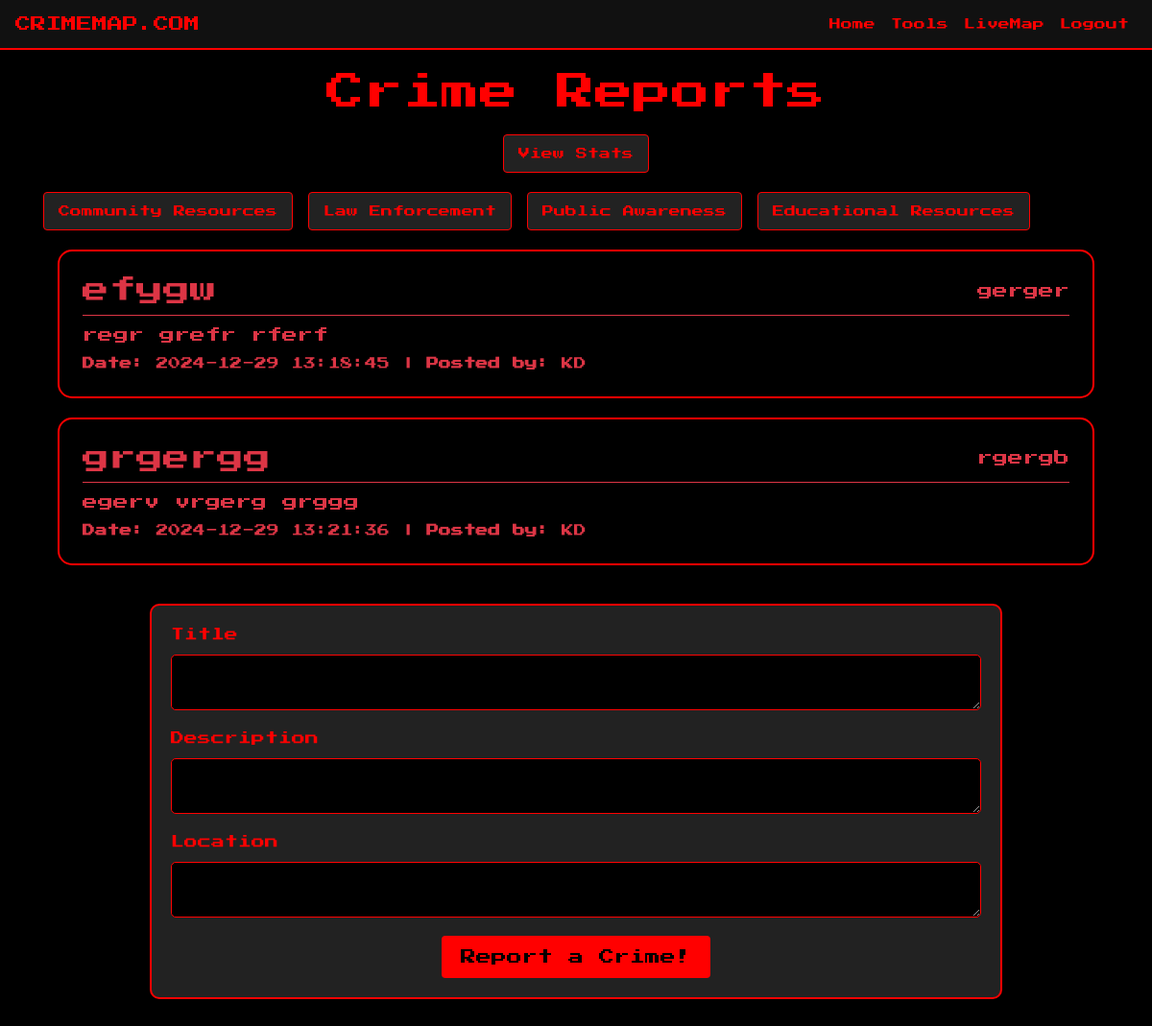
Page / (signed in) on the earlier database version.
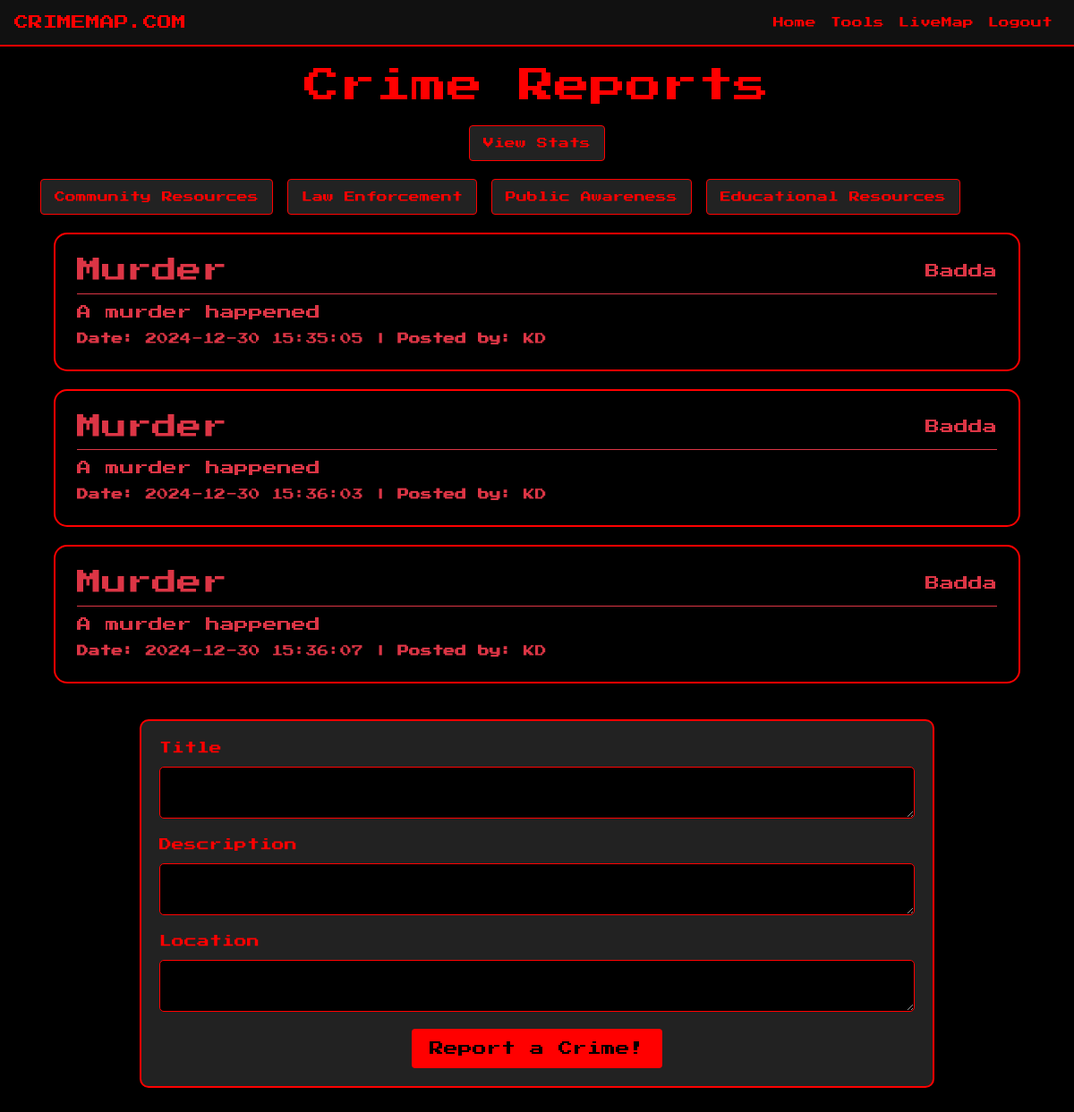
Same page on the later database version.
### website/models.py (models this page shows)
class Crime(db.Model):
    __tablename__ = 'crime'
    __table_args__ = {'extend_existing': True}
    id = db.Column(db.Integer, primary_key=True)
    title = db.Column(db.String(100))
    location = db.Column(db.String(100))
    data = db.Column(db.String(10000))
    date = db.Column(db.DateTime(timezone=True), default=func.now())
    user_id = db.Column(db.Integer, db.ForeignKey('user.id'))

class User(db.Model, UserMixin):
    id = db.Column(db.Integer, primary_key=True)
    email = db.Column(db.String(150), unique=True)
    password = db.Column(db.String(150))
    first_name = db.Column(db.String(150))
    crimes = db.relationship('Crime')

### website/views.py (the view, shortened to what this page needs)
@views.route('/', methods=['GET', 'POST'])
@login_required
def home():
    crimes = Crime.query.all()
    for crime in crimes:
        crime.user = User.query.get(crime.user_id)
    return render_template("home.html", user=current_user, crimes=crimes)

### website/__init__.py (called while the page is built)
def create_app():
    app = Flask(__name__)
    app.config['SECRET_KEY'] = 'hjshjhdjah kjshkjdhjs'
    app.config['SQLALCHEMY_DATABASE_URI'] = f'sqlite:///{DB_NAME}'
    db.init_app(app)
    from .views import views
    from .auth import auth
    app.register_blueprint(views, url_prefix='/')
    app.register_blueprint(auth, url_prefix='/')
    from .models import User, Crime
    with app.app_context():
        db.create_all()
    login_manager = LoginManager()
    login_manager.login_view = 'auth.login'
    login_manager.init_app(app)
    @login_manager.user_loader
    def load_user(id):
        return User.query.get(int(id))
    return app

### website/templates/home.html (shortened to what this page needs)
{% extends "base.html" %}
{% block content %}
<!DOCTYPE html>
<html lang="en">
<head>
</head>
<body>
    <div style="text-align: center;">
        <h1>Crime Reports</h1>
    </div>
    <div style="text-align: center; margin-bottom: 20px;">
        <a href="{{ url_for('views.stats') }}" class="btn btn-info">View Stats</a>
    </div>
    <div class="button-container">
        <a href="{{ url_for('views.community_resources') }}" class="btn btn-info">Community Resources</a>
        <a href="{{ url_for('views.law_enforcement') }}" class="btn btn-info">Law Enforcement</a>
        <a href="{{ url_for('views.public_awareness') }}" class="btn btn-info">Public Awareness</a>
        <a href="{{ url_for('views.educational_resources') }}" class="btn btn-info">Educational Resources</a>
    </div>
    <ul class="container">
      {% for crime in crimes %}
      <div class="container bg-black text-danger p-4 mb-3" style="border: 2px solid red; border-radius: 15px;">
        <div class="d-flex justify-content-between align-items-center">
            <h3 class="fw-bold text-danger mb-0">{{ crime.title }}</h3>
            <span class="text-danger">{{ crime.location }}</span>
        </div>
        <hr class="border-danger my-2">
        <p class="text-danger mb-1">{{ crime.data }}</p>
        <small class="text-danger">
            <strong>Date:</strong> {{ crime.date.strftime('%Y-%m-%d %H:%M:%S') }} |
            <strong>Posted by:</strong> {{ crime.user.first_name }}
        </small>
    </div>
      {% endfor %}
    </ul>
    <form method="POST">
      <label for="title">Title</label>
      <textarea name="Title" id="title" required></textarea>
      <label for="data">Description</label>
      <textarea name="Description" id="data" required></textarea>
      <label for="location">Location</label>
      <textarea name="Location" id="location" required></textarea>
      <div style="text-align: center;">
        <button type="submit" class="btn btn-primary">Report a Crime!</button>
      </div>
    </form>
</body>
</html>
{% endblock %}

### website/templates/base.html (shortened to what this page needs)
<!DOCTYPE html>
<html lang="en">
  <head>
    <link
      rel="stylesheet"
      href="https://stackpath.bootstrapcdn.com/bootstrap/4.4.1/css/bootstrap.min.css"
    />
    <link
      rel="stylesheet"
      href="https://stackpath.bootstrapcdn.com/font-awesome/4.7.0/css/font-awesome.min.css"
    />
  </head>
  <body>
    <nav class="navbar navbar-expand-lg">
      <a class="navbar-brand" href="/">CRIMEMAP.COM</a>
      <div class="collapse navbar-collapse" id="navbar">
        <ul class="navbar-nav ml-auto">
          {% if user.is_authenticated %}
          <li class="nav-item">
            <a class="nav-link" id="home" href="/">Home</a>
          </li>
          {% if user.id == 1 %}
          <li class="nav-item">
            <a class="nav-link" id="admin-tools" href="/admin-tools">Tools</a>
          </li>
          {% endif %}
          <li class="nav-item">
            <a class="nav-link" id="logout" href="{{ url_for('views.live_map') }}">LiveMap</a>
          </li>
          <li class="nav-item">
            <a class="nav-link" id="logout" href="/logout">Logout</a>
          </li>
          {% endif %}
        </ul>
      </div>
    </nav>
    <div class="container">{% block content %} {% endblock %}</div>
  </body>
</html>

### website/templates/base.html (style rules this page uses)
body { background-color: #000; color: #f00; font-family: 'Press Start 2P', cursive; margin: 0; padding: 0; }
.navbar { font-family: 'Press Start 2P', cursive; background-color: #111; border-bottom: 2px solid #f00; }
.navbar-brand { color: #f00 !important; text-transform: uppercase; font-size: 16px; }
.nav-link { color: #f00 !important; font-size: 12px; }
.container { margin-top: 20px; }

### website/templates/home.html (style rules this page uses)
h1 { text-align: center; color: #f00; font-family: 'Press Start 2P', cursive; margin-bottom: 20px; }
form { width: 80%; margin: 40px auto; padding: 20px; background-color: #222; border: 2px solid #f00; border-radius: 10px; }
form label { color: #f00; font-size: 14px; font-family: 'Press Start 2P', cursive; margin-bottom: 10px; display: block; }
form textarea { width: 100%; background-color: #000; color: #f00; border: 1px solid #f00; border-radius: 5px; padding: 10px; font-family: 'Press Start 2P', cursive; font-size: 12px; margin-bottom: 15px; }
form button { background-color: #f00; color: #000; border: none; border-radius: 5px; padding: 10px 20px; font-family: 'Press Start 2P', cursive; font-size: 14px; cursor: pointer; }
.btn-info { background-color: #222; color: #f00; border: 1px solid #f00; padding: 10px 15px; font-family: 'Press Start 2P', cursive; font-size: 12px; text-decoration: none; }
.btn-primary { background-color: #f00; color: #000; border: none; font-family: 'Press Start 2P', cursive; padding: 10px 20px; }

Differences in the rows shown:
removed Crime: title "efygw", location "gerger", data "regr grefr rferf", date "2024-12-29 13:18:45", user.first_name "KD"
removed Crime: title "grgergg", location "rgergb", data "egerv vrgerg grggg", date "2024-12-29 13:21:36", user.first_name "KD"
added Crime: title "Murder", location "Badda", data "A murder happened", date "2024-12-30 15:35:05", user.first_name "KD"
added Crime: title "Murder", location "Badda", data "A murder happened", date "2024-12-30 15:36:03", user.first_name "KD"
added Crime: title "Murder", location "Badda", data "A murder happened", date "2024-12-30 15:36:07", user.first_name "KD"
